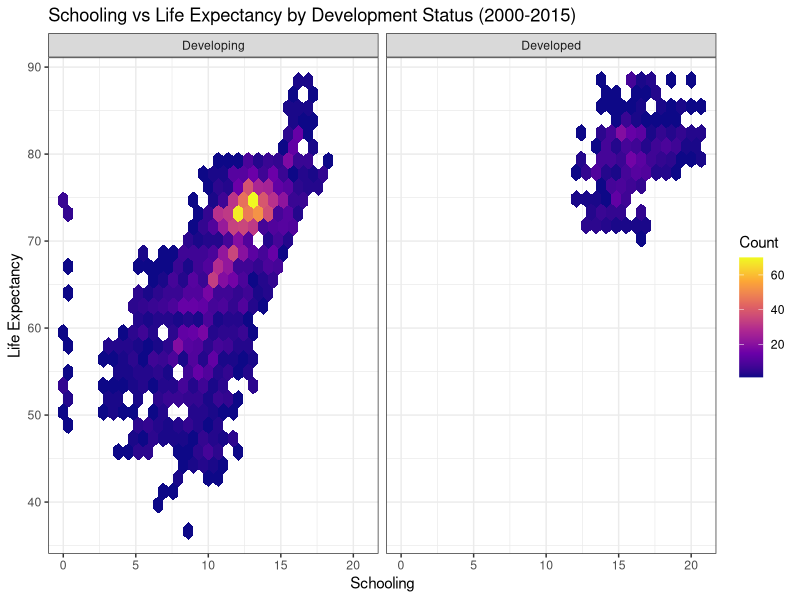

R code for this plot:
## ---- chunk 1
#| warning: false
#| fig-alt: "faceted hexagram plots showing the relationship between schooling and life expectancy for many countries, grouped by whether the country is developing or already developed."

library(ggplot2)
library(tidyverse)

# read in data
meta_data <- read.csv("meta_data.csv")

# create hexagram plot
meta_data |>
  mutate(Status = factor(Status, levels = c("Developing", "Developed"))) |>
  filter(!is.na(Status)) |>
  ggplot(aes(x = Schooling, y = Life.expectancy)) +
  geom_hex() +
  facet_wrap(~ Status) +
  scale_fill_viridis_c(option = "C") +
  labs(title = "Schooling vs Life Expectancy by Development Status (2000-2015)",
       x = "Schooling",
       y = "Life Expectancy",
       fill = "Count") +
  theme_bw()
  
  
